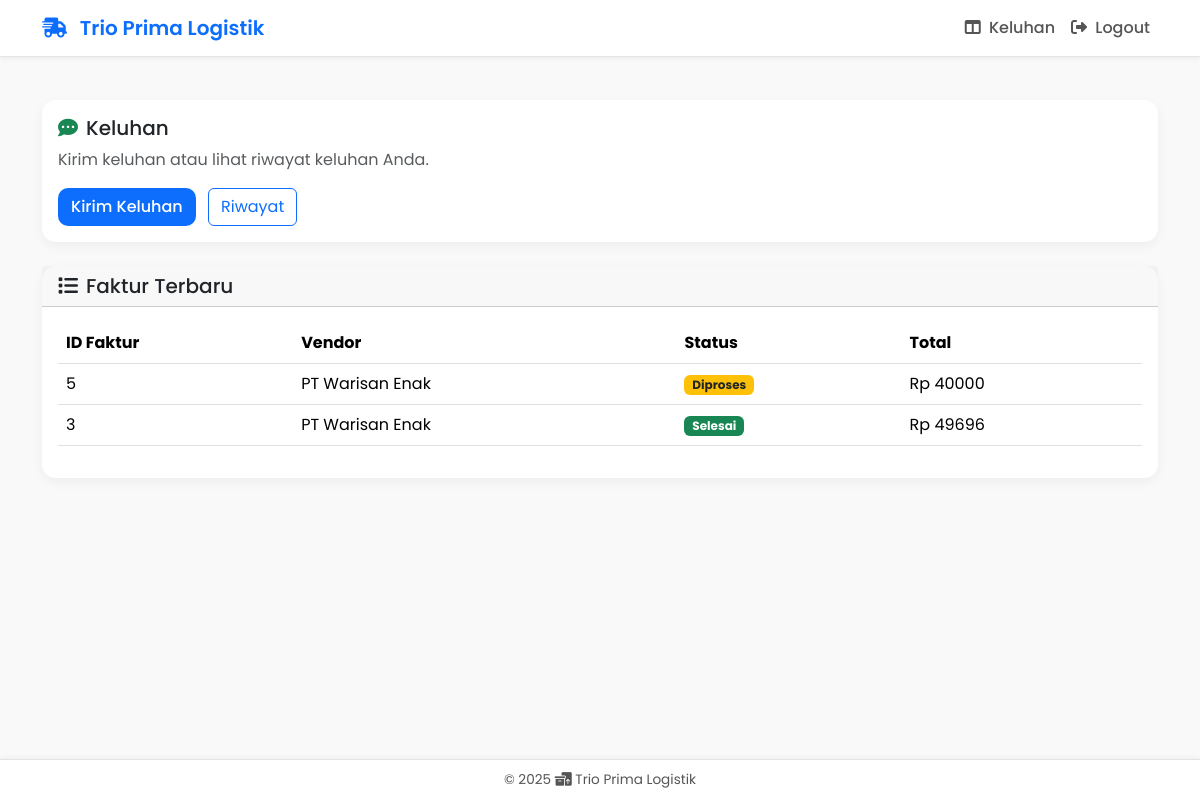
The app's page /pembeli/dashboard/ (signed in), older data.
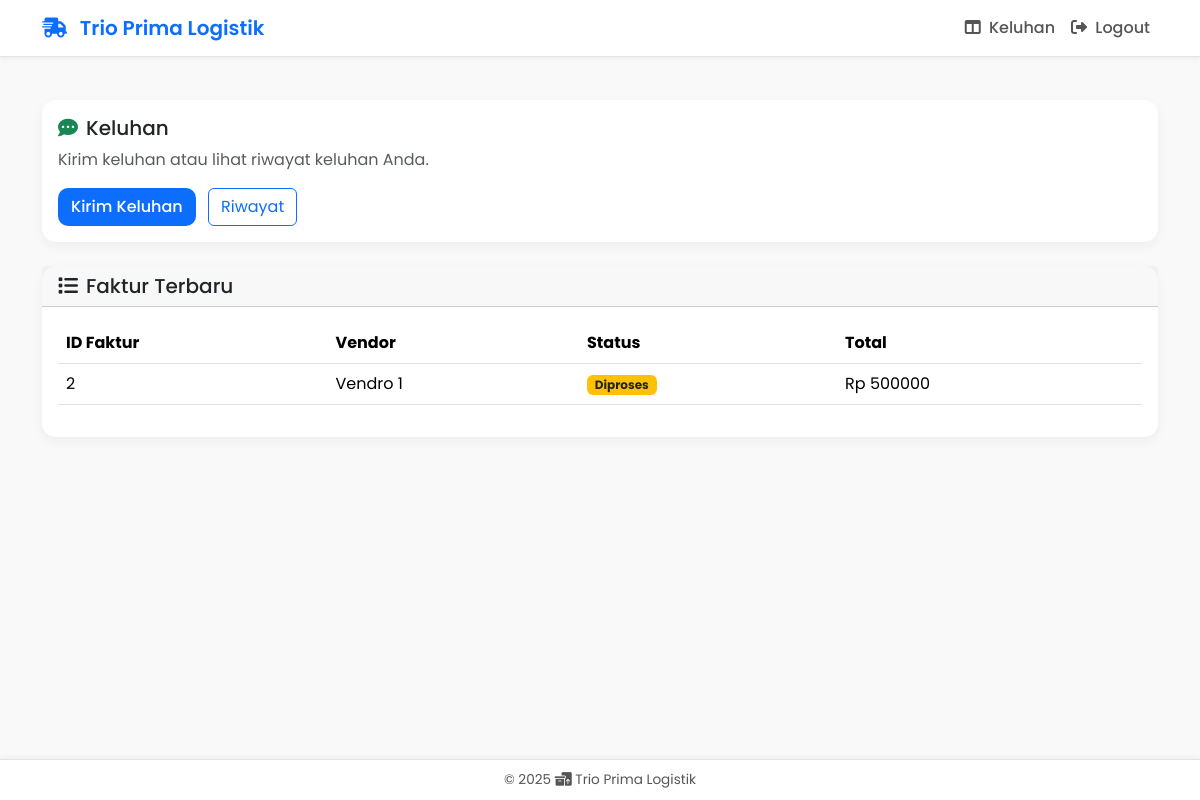
The same page, newer data.
### core/models.py (models this page shows, shortened)
class Faktur(models.Model):
    STATUS_CHOICES = [
        ('diproses', 'Diproses'),
        ('selesai', 'Selesai'),
        ('dibatalkan', 'Dibatalkan'),
    ]
    id_faktur = models.AutoField(primary_key=True)
    total_faktur = models.DecimalField(max_digits=15, decimal_places=2, default=0)
    status = models.CharField(max_length=20, choices=STATUS_CHOICES, default='diproses')
    berat = models.DecimalField(max_digits=10, decimal_places=2, default=0)
    koli = models.IntegerField(default=0)
    foto_pengiriman = models.ImageField(upload_to='faktur_images/', blank=True, null=True)
    kurir = models.ForeignKey(Kurir, on_delete=models.SET_NULL, null=True, blank=True, related_name='faktur')
    vendor = models.ForeignKey(Vendor, on_delete=models.CASCADE, related_name='faktur')
    pembeli = models.ForeignKey(Pembeli, on_delete=models.CASCADE, related_name='faktur')
    class Meta:
        verbose_name = "Faktur"
        verbose_name_plural = "Faktur"

class Vendor(models.Model):
    id_vendor = models.AutoField(primary_key=True)
    nama = models.CharField(max_length=100)
    email = models.EmailField()
    password = models.CharField(max_length=100, blank=True, null=True)
    alamat = models.TextField()
    no_hp = models.CharField(max_length=20)
    class Meta:
        verbose_name = "Vendor"
        verbose_name_plural = "Vendor"

### core/views.py (the view)
# urls.py: path("pembeli/dashboard/", views.pembeli_dashboard, name="pembeli_dashboard"),
@pembeli_required
def pembeli_dashboard(request):
    pembeli_id = request.session.get('pembeli_id')
    pembeli = models.Pembeli.objects.get(pk=pembeli_id)
    faktur_list = models.Faktur.objects.filter(pembeli=pembeli).order_by('-id_faktur')[:5]  # Last 5 invoices
    return render(request, 'pembeli/pembeli_dashboard.html', {
        'pembeli': pembeli,
        'faktur_list': faktur_list
    })

### core/views.py (called while the page is built)
def pembeli_required(view_func):
    @wraps(view_func)
    def wrapper(request, *args, **kwargs):
        if 'pembeli_id' not in request.session:
            return redirect('pembeli_login')
        return view_func(request, *args, **kwargs)
    return wrapper

### core/templates/pembeli/pembeli_dashboard.html (shortened to what this page needs)
{% extends 'base_public.html' %}
{% block content %}
<div class="row">
  <div class="col-12">
    <div class="row">
      <div class="col-md mb-4">
        <div class="card h-100">
          <div class="card-body">
            <h5 class="card-title">
              <i class="fa-solid fa-comment-dots me-2 text-success"></i>Keluhan
            </h5>
            <p class="text-muted">
              Kirim keluhan atau lihat riwayat keluhan Anda.
            </p>
            <a href="{% url 'pembeli_keluhan_buat' %}" class="btn btn-custom">Kirim Keluhan</a>
            <a href="{% url 'pembeli_keluhan_riwayat' %}" class="btn btn-outline-primary ms-2">Riwayat</a>
          </div>
        </div>
      </div>
    </div>
    {% if faktur_list %}
    <div class="card">
      <div class="card-header">
        <h5 class="mb-0"><i class="fa-solid fa-list me-2"></i>Faktur Terbaru</h5>
      </div>
      <div class="card-body">
        <div class="table-responsive">
          <table class="table table-hover">
            <thead>
              <tr>
                <th>ID Faktur</th>
                <th>Vendor</th>
                <th>Status</th>
                <th>Total</th>
              </tr>
            </thead>
            <tbody>
              {% for faktur in faktur_list %}
              <tr>
                <td>{{ faktur.id_faktur }}</td>
                <td>{{ faktur.vendor.nama }}</td>
                <td>
                  {% if faktur.status == 'diproses' %}
                    <span class="badge bg-warning text-dark">Diproses</span>
                  {% elif faktur.status == 'selesai' %}
                    <span class="badge bg-success">Selesai</span>
                  {% else %}
                    <span class="badge bg-danger">Dibatalkan</span>
                  {% endif %}
                </td>
                <td>Rp {{ faktur.total_faktur|floatformat:0 }}</td>
              </tr>
              {% endfor %}
            </tbody>
          </table>
        </div>
      </div>
    </div>
    {% endif %}
  </div>
</div>
{% endblock %}

### core/templates/base_public.html (shortened to what this page needs)
{% load static %}
<!DOCTYPE html>
<html lang="id">
<head>
  <link href="https://cdn.jsdelivr.net/npm/bootstrap@5.3.2/dist/css/bootstrap.min.css" rel="stylesheet">
  <link href="https://cdnjs.cloudflare.com/ajax/libs/font-awesome/6.5.0/css/all.min.css" rel="stylesheet">
</head>
<body>
  <nav class="navbar navbar-expand-lg navbar-light fixed-top">
    <div class="container">
     <a class="navbar-brand" href="{% url 'beranda' %}">
        <i class="fa-solid fa-truck-fast me-2"></i> Trio Prima Logistik
      </a>
      <div class="collapse navbar-collapse" id="navbarNav">
        <ul class="navbar-nav ms-auto">
          {% if request.session.pembeli_id %}
            <li class="nav-item">
              <a class="nav-link" href="{% url 'pembeli_dashboard' %}">
                <i class="fa-solid fa-table-columns me-1"></i> Keluhan
              </a>
            </li>
            <li class="nav-item">
              <a class="nav-link text-danger" href="{% url 'pembeli_logout' %}">
                <i class="fa-solid fa-right-from-bracket me-1"></i> Logout
              </a>
            </li>
          {% endif %}
        </ul>
      </div>
    </div>
  </nav>
  <main class="container">
    {% block content %}{% endblock %}
  </main>
  <footer>
    <p class="mb-0">
      &copy; 2025 <i class="fa-solid fa-boxes-packing"></i> Trio Prima Logistik
    </p>
  </footer>
</body>
</html>

### core/templates/base_public.html (style rules this page uses)
html { scroll-behavior: smooth; }
body { background: #f9f9f9; font-family: "Poppins", sans-serif; color: #333; min-height: 100vh; display: flex; flex-direction: column; }
.navbar { background: #ffffff; border-bottom: 1px solid #e5e5e5; box-shadow: 0 2px 4px rgba(0,0,0,0.05); transition: all 0.3s ease; }
.navbar-brand { font-weight: 600; color: #0d6efd !important; }
.nav-link { color: #555 !important; font-weight: 500; transition: all 0.2s ease; }
main.container { flex: 1; padding-top: 100px; padding-bottom: 100px; animation: fadeIn 0.6s ease-in-out; }
.card { border: none; border-radius: 14px; box-shadow: 0 4px 12px rgba(0,0,0,0.05); transition: all 0.3s ease; background: #fff; }
.btn-custom { background-color: #0d6efd; color: white; border-radius: 10px; font-weight: 500; transition: all 0.3s ease; }
footer { position: fixed; bottom: 0; left: 0; width: 100%; background: #fff; border-top: 1px solid #e5e5e5; color: #555; text-align: center; padding: 10px; font-size: 0.85rem; box-shadow: 0 -1px 5px rgba(0,0,0,0.05); z-index: 100; }

Row changes from the older to the newer data that the page shows:
removed Faktur: id_faktur "5", vendor.nama "PT Warisan Enak", status "Diproses", total_faktur "40000"
removed Faktur: id_faktur "3", vendor.nama "PT Warisan Enak", status "Selesai", total_faktur "49696"
now on this page (row edited): Faktur: id_faktur "2", vendor.nama "Vendro 1", status "Diproses", total_faktur "500000"
